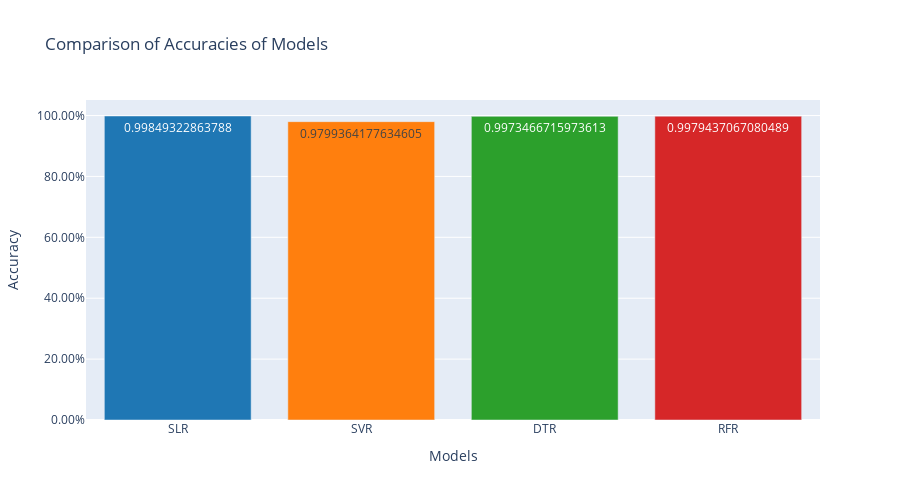

Source (notebook cell):
### Code cell
import plotly.graph_objects as go

models = ['SLR', 'SVR', 'DTR', 'RFR']
acc = [accuracy1, accuracy2, accuracy3, accuracy4]

# Create a figure
fig = go.Figure()

# Add bar trace
fig.add_trace(go.Bar(
    x=models,
    y=acc,
    marker=dict(color=['#1f77b4', '#ff7f0e', '#2ca02c', '#d62728']),  # Change bar colors
    text=acc,
    textposition='auto'
))

# Update layout
fig.update_layout(
    title='Comparison of Accuracies of Models',
    yaxis=dict(title='Accuracy'),
    xaxis=dict(title='Models'),
    yaxis_tickformat='.2%',  # Format y-axis ticks as percentage
    height=500,  # Set plot height
)

# Show plot
fig.show()

### Figure 1 — Plotly figure (JSON) as saved in the notebook; plotly's stock layout.template omitted (floating-point values rounded to 4 significant figures)
{"data": [{"marker": {"color": ["#1f77b4", "#ff7f0e", "#2ca02c", "#d62728"]}, "text": ["0.99849322863788", "0.9799364177634605", "0.9973466715973613", "0.9979437067080489"], "textposition": "auto", "type": "bar", "x": ["SLR", "SVR", "DTR", "RFR"], "y": [0.9985, 0.9799, 0.9973, 0.9979]}], "layout": {"height": 500, "title": {"text": "Comparison of Accuracies of Models"}, "xaxis": {"title": {"text": "Models"}}, "yaxis": {"tickformat": ".2%", "title": {"text": "Accuracy"}}}}
